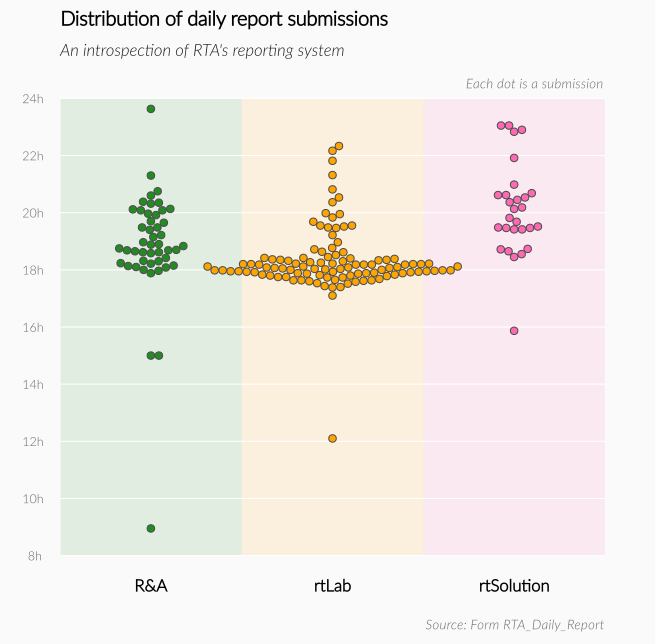

Generate this figure with R:

library(beeswarm)

report <- read.csv("~/Dropbox/rta_dailyreport/RTA_Daily_Report.csv",
                   stringsAsFactors = FALSE)

report <- subset(report, select = c(starttime, staff_code, rta_department,
                                    rta_title, rta_name))
report <- subset(report, staff_code != "")
report <- subset(report, rta_department != "HR - Admin")

report$starttime <- as.POSIXlt(report$starttime)
report$hour <- report$starttime$hour
report$min <- report$starttime$min
report$min <- report$min/60
report$hour <- report$hour + report$min

rt_lab <- subset(report, rta_department == "RT Lab")
rt_solution <- subset(report, rta_department == "rtSolutions Team")
rt_research <- subset(report, rta_department == "Research & Analytics")

report <- subset(report, hour >= 8)

cairo_pdf("~/Dropbox/beeswarm_dailyreport.pdf", width=6.544454, height=6.441570)

par(bg = "gray98", family = "Lato Light", mar = c(3.5, 3, 4, 2.5))
plot(0, 0, xlim = c(0.5, 3.5), ylim = c(8, 24), bty = "n", ann = F, axes = F,
     type = "n", xaxs = "i")
rect(0, 8, 1.5, 24, col = rgb(34, 139, 34, max = 255, alpha = 30), border = NA)
rect(1.5, 8, 2.5, 24, col = rgb(255, 165, 0, max = 255, alpha = 30), border = NA)
rect(2.5, 8, 3.5, 24, col = rgb(255, 105, 180, max = 255, alpha = 30), border = NA)
abline(h = seq(8, 24, 2), col = "white")
beeswarm(hour ~ rta_department, data = report, add = T,
         priority = "ascending", pch = 21,
         axes = F, ann = F, bg = c("forestgreen", "orange", "hotpink"),
         col = "gray30", ylim = c(8, 24))
axis(side = 1, at = c(1, 2, 3), labels = c("R&A", "rtLab", "rtSolution"),
     lwd = 0, font = 2, padj = -1.5)
axis(side = 2, col = "gray98", col.ticks = "gray98", tck = -0.01,
     at = seq(8, 24, 2), labels = paste0(seq(8, 24, 2), "h"),
     cex.axis = 0.75, col.axis = "gray40", xpd = T, las = 1, hadj = 0.8)
mtext(side = 3, text = "Distribution of daily report submissions",
      font = 2, line = 2.5, cex = 1.2, adj = 0)
mtext(side = 3, text = "An introspection of RTA's reporting system", font = 3,
      line = 1, cex = 1, adj = 0, col = "gray10")
mtext(side = 1, text = "Source: Form RTA_Daily_Report", font = 3,
      line = 2, cex = 0.8, adj = 1, col = "gray40")
text(x = 3.5, y = 24.5, labels = "Each dot is a submission", xpd = T, adj = 1,
     col = "gray40", cex = 0.8, font = 3)

dev.off()
